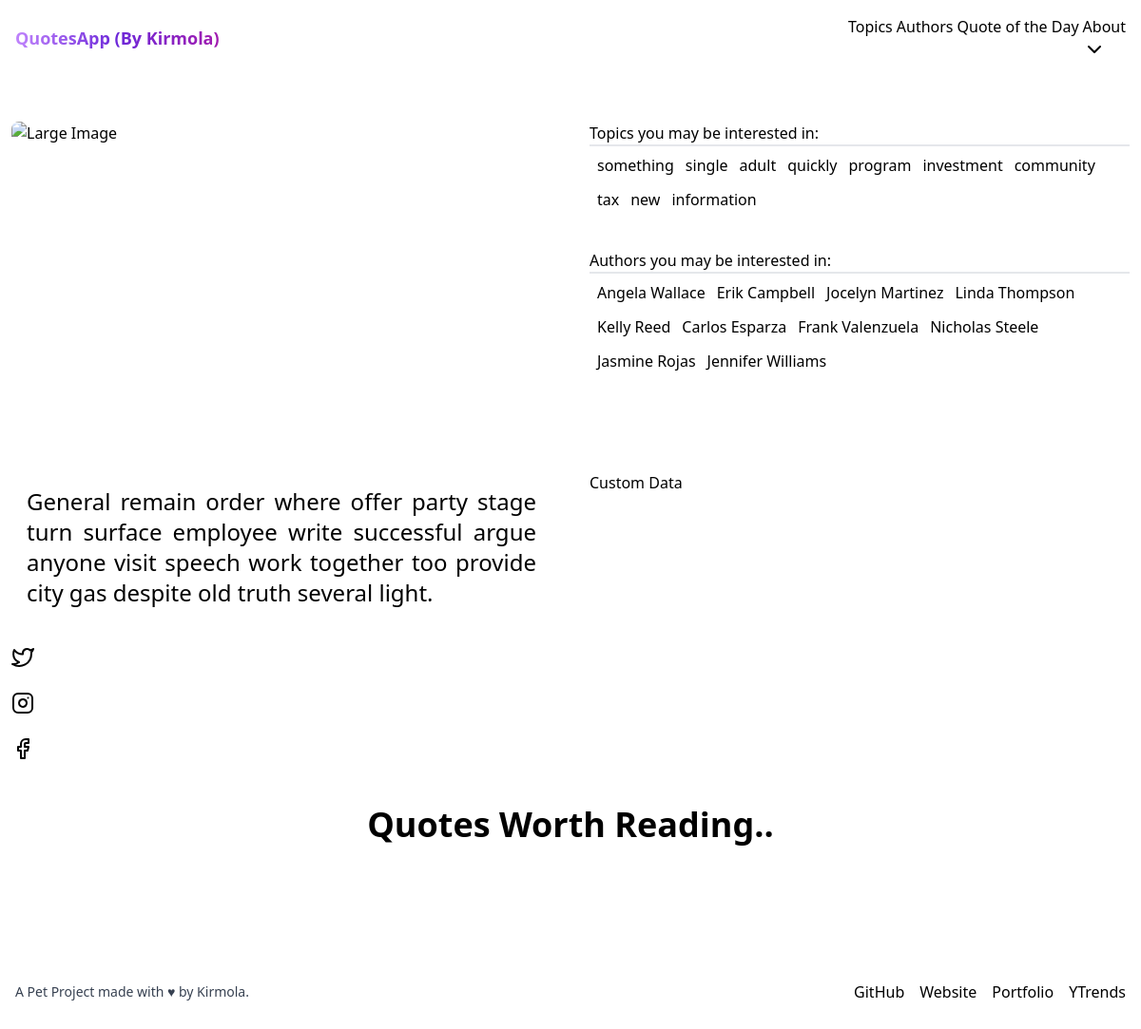
The app's page /quote/general-remain-order-where-da2f10/ with its own data.
### mainapp/models.py (models this page shows, shortened)
class Topic(models.Model):
    topic = models.CharField(
        "Topics/Tags: ", max_length=50, default=None, unique=True)
    topic_slug = AutoSlugField(
        editable=False, populate_from="topic", default=None, unique=True)
    class Meta:
        app_label = "mainapp"
        verbose_name = "Topic"
        verbose_name_plural = "Topics"
    def __str__(self):
        return self.topic

class Author(models.Model):
    author = models.CharField(verbose_name="Author",
                              max_length=50, unique=True)
    author_slug = AutoSlugField(
        editable=False, populate_from="author", default=None, unique=True)
    class Meta:
        app_label = "mainapp"
        verbose_name = "Author"
        verbose_name_plural = "Authors"
    def __str__(self):
        return self.author

class Quote(models.Model):
    quote = models.CharField(verbose_name="Quote", max_length=250)
    author = models.ForeignKey("mainapp.Author", verbose_name="Author",
                               on_delete=models.CASCADE, to_field="author_slug")
    topics = models.ForeignKey("mainapp.Topic", verbose_name="Topics/Tags",
                               on_delete=models.CASCADE, to_field="topic_slug")
    quote_id = ShortUUIDField(length=6, max_length=45, primary_key=True,
                              alphabet="abcdefghijklmnopqrstuvwxyz123456790", editable=False)
    images = models.JSONField(_("Images"), default=list)
    class Meta:
        app_label = "mainapp"
        verbose_name = "Quote"
        verbose_name_plural = "Quotes"
    def __str__(self):
        return self.quote

### mainapp/views.py (the view)
# urls.py: path("quote/<slug:quote_url>/", QuoteView.as_view(), name="Quote_detail"),
class QuoteView(DetailView):
    model = Quote
    template_name = "quote.html"
    slug_field = "quote_id"
    slug_url_kwarg = "quote_url"
    def get_context_data(self, **kwargs):
        context = super().get_context_data(**kwargs)
        context["topics"] = Topic.objects.order_by("?").all()[:10]
        context["authors"] = Author.objects.order_by("?").all()[:10]
        return context

### mainapp/context_processors.py (called while the page is built)
def getSiteName(request):
    return {"SITE_NAME":settings.SITE_NAME}

### templates/quote.html (shortened to what this page needs)
{% extends "base.html" %}
{% load static %}
{% block custom_css_js %}
   <link rel="stylesheet" href="{% static "css/fancybox.css" %}"/>
{% endblock custom_css_js %}
{% block base_content %}
<div class="grid grid-cols-1 md:grid-cols-2 grid-rows-2 gap-6">
   <div class="p-2">
      <div class="card">
         <div class="card-body">
            <div class="flex flex-col">
               <a class="rounded-lg w-full mb-4" href="{% get_media_prefix %}{{main_image}}" data-fancybox="gallery" >
                  <img class="w-full h-auto rounded-lg" src="{% get_media_prefix %}{{main_image}}" alt="Large Image">
               </a>
            </div>
         </div>
      </div>
   </div>
   <div class="p-2 order-3 md:order-2">
      <div class="border-b-2 ">Topics you may be interested in:</div>
      <div class="flex flex-wrap gap-3 m-2">
         {% for each in topics %}
            <a href="{% url "Topic_detail" topic_name=each.topic_slug %}" class="btn rounded-full btn-light-primary">{{each}}</a>
         {% endfor %}
      </div>
      <div class="border-b-2 mt-10">Authors you may be interested in:</div>
      <div class="flex flex-wrap gap-3 m-2">
         {% for each in authors %}
            <a href="{% url "Author_detail" author_name=each.author_slug %}" class="btn rounded-full btn-light-primary">{{each}}</a>
         {% endfor %}
      </div>
   </div>
   <div class="p-2 order-2 md:order-3">
      <div class="card">
         <div class="card-body">
           <p class="md:p-4 md:text-2xl text-lg text-justify">{{quote}}</p>
         </div>
         <div class="justify-between card-footer">
            <div class="hidden md:block">
               <a target="_blank" rel="noopener" href="https://twitter.com/intent/tweet?url=" class="md:mx-2 btn btn-icon btn-twitter"></a>
               <a target="_blank" rel="noopener" href="https://instagram.com/quoteshrine" class="md:mx-2 btn btn-icon btn-instagram"></a>
               <a target="_blank" rel="noopener" href="#" class="md:mx-2 btn btn-icon btn-facebook"><svg xmlns="http://www.w3.org/2000/svg" width="24" height="24" viewBox="0 0 24 24" fill="none" stroke="currentColor" stroke-width="2" stroke-linecap="round" stroke-linejoin="round"><path d="M18 2h-3a5 5 0 0 0-5 5v3H7v4h3v8h4v-8h3l1-4h-4V7a1 1 0 0 1 1-1h3z"></path></svg></a>
            </div>
         </div>
      </div>
   </div>
   <div class="p-2 order-4 md:order-4">Custom Data</div>
</div>
<div class="text-center font-bold p-4 text-xl md:text-4xl">Quotes Worth Reading..</div>
{% endblock base_content %}

### staticfiles/css/fancybox.css (style rules this page uses)
:root { --f-spinner-width: 36px;--f-spinner-height: 36px;--f-spinner-color-1: rgba(0, 0, 0, 0.1);--f-spinner-color-2: rgba(17, 24, 28, 0.8);--f-spinner-stroke: 2.75 }
:root { --f-button-width: 40px;--f-button-height: 40px;--f-button-border: 0;--f-button-border-radius: 0;--f-button-color: #374151;--f-button-bg: #f8f8f8;--f-button-hover-bg: #e0e0e0;--f-button-active-bg: #d0d0d0;--f-button-shadow: none;--f-button-transition: all 0.15s ease;--f-button-transform: none;--f-button-svg-width: 20px;--f-button-svg-height: 20px;--f-button-svg-stroke-width: 1.5;--f-button-svg-fill: none;--f-button-svg-filter: none;--f-button-svg-disabled-opacity: 0.65 }

### records on screen
Topic: topic "something"
Topic: topic "single"
Topic: topic "adult"
Topic: topic "quickly"
Topic: topic "program"
Topic: topic "investment"
Topic: topic "community"
Topic: topic "tax"
Topic: topic "new"
Topic: topic "information"
Author: author "Angela Wallace"
Author: author "Erik Campbell"
Author: author "Jocelyn Martinez"
Author: author "Linda Thompson"
Author: author "Kelly Reed"
Author: author "Carlos Esparza"
Author: author "Frank Valenzuela"
Author: author "Nicholas Steele"
Author: author "Jasmine Rojas"
Author: author "Jennifer Williams"
Quote: quote "General remain order where offer party stage turn surface employee write successful argue anyone visit speech work together too provide city gas despite old truth several light."
